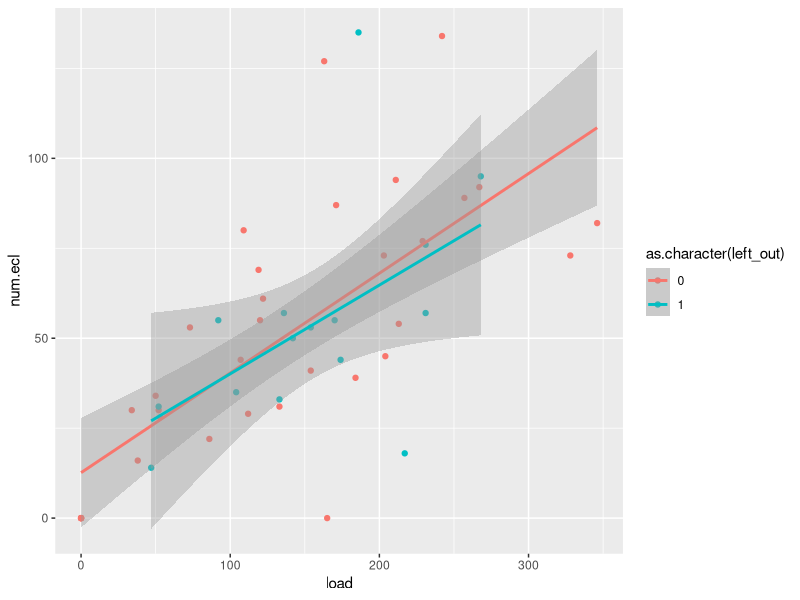
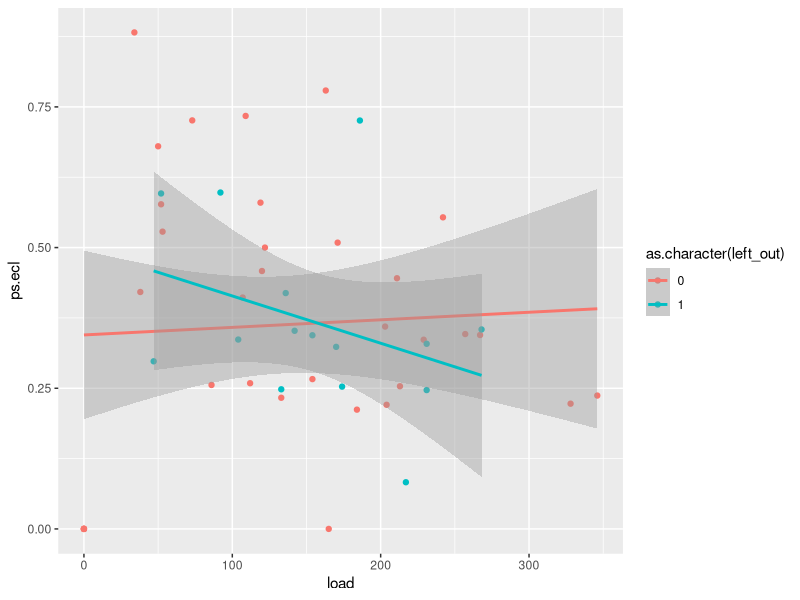

Here is the R script that generated these plots, in order:
#TVR Replication of mean 30C treatments (spring 2020), cleaning, prelim analyses, adding to full data set

#load libraries
library(scales)
library(readr)
library(nlme)
library(lme4)
library(lmerTest)
library(ggplot2)
library(car)
library(tidyr)
library(mgcv)
library(dplyr)


#load data

tvr <- read_csv("data files/Ms-Cc_tv_rep_30_no-wowe-diss_3-9-2020.csv", 
                col_types = cols(temp.var = col_factor(levels = c("0", "10")), 
                                 treatment = col_factor(levels = c("control", "para"))))
View(tvr)



#-----------------------

#convert dates to julian day

##Converts x into julian date
j.date<-function(x){
  strptime(x, "%m/%d")$yday+1
}


#Takes all columns that have "date." in the name, and converts contents to Julian day using j.date function. Renames columns (adds a 
##j to end of column name), and binds the out put julian day columns to the original data set

lapj.date<-function(df){
  date.j<-lapply(df[,grep("date.",colnames(df))],j.date)
  date.j<-as.data.frame(date.j)
  colnames(date.j)<-paste(colnames(date.j), "j", sep = ".")
  output.df<-cbind(df,date.j)
  output.df
}



tvr <- lapj.date(tvr)


#create a "died" and a "died.bf5" sorting column

tvr$date.died.j[is.na(tvr$date.died.j)]<-0
tvr$date.5.j[is.na(tvr$date.5.j)] <- 0
tvr$died <- ifelse(tvr$date.died.j > 0, 1, 0)
tvr$died.bf5 <- ifelse(tvr$date.died > 0 & tvr$date.5.j==0, 1, 0)

tvr$date.5.j[tvr$date.5.j==0] <- NA

#------------------------


#calculate development times

#for host/caterpillars
tvr$tt3 <- tvr$date.3.j - tvr$date.hatch.j
tvr$tt4 <- tvr$date.4.j - tvr$date.hatch.j
tvr$tt5 <- tvr$date.5.j - tvr$date.hatch.j
tvr$ttwand <- tvr$date.wand.j - tvr$date.hatch.j
tvr$ttem.h <- tvr$date.em.j - tvr$date.hatch.j
tvr$ttcull <- tvr$date.cull.j - tvr$date.hatch.j


#for wasps
tvr$ttem.w <- tvr$date.em.j - tvr$date.ovp.j
tvr$ttecl <- tvr$date.ecl.j - tvr$date.ovp.j


#Wasp survival metrics
tvr$num.em[is.na(tvr$num.em)] <- 0
tvr$num.ecl[is.na(tvr$num.ecl)] <- 0
tvr$load[is.na(tvr$load)] <- 0

tvr$ps.em <- tvr$num.em / tvr$load
tvr$ps.ecl <- tvr$num.ecl / tvr$load

tvr$ps.em[is.nan(tvr$ps.em)] <- 0
tvr$ps.ecl[is.nan(tvr$ps.ecl)] <- 0


#combine wandering, cull and em into date and mass end columns
tvr$ttend1 <- coalesce(tvr$ttwand, tvr$ttem.h)
tvr$ttend <- coalesce(tvr$ttend1, tvr$ttcull)
tvr$ttend1 <- NULL

tvr$mass.end1 <- coalesce(tvr$mass.wand, tvr$mass.48em)
tvr$mass.end <- coalesce(tvr$mass.cull, tvr$mass.end1)
tvr$mass.end1 <- NULL


#make a class column to indicate stage of outcome (wand, cull, em)
tvr$date.wand.j[is.na(tvr$date.wand.j)] <- 0
tvr$date.em.j[is.na(tvr$date.em.j)] <- 0
tvr$date.cull.j[is.na(tvr$date.cull.j)] <- 0

tvr$end.class <- ifelse(tvr$date.wand.j > 0, "wand",
                        ifelse(tvr$date.em.j > 0, "em",
                               ifelse(tvr$date.cull.j > 0, "cull", "dead")))



#---------------------

#creating long data set with only live individuals

tvr_cl <- subset(tvr, died==0) 

tvr_lng <- tvr_cl %>% gather(instar, mass, mass.3, mass.4, mass.5, mass.end)
tvr_lng$instar <- gsub("mass.", "", tvr_lng$instar)

tvr_age <- tvr_cl %>% gather(instar, age, tt3, tt4, tt5, ttend)
tvr_age$instar <- gsub("tt", "", tvr_age$instar)
tvr_age <- select(tvr_age, num, treatment, temp.var, instar, age)

tvr_lng <- merge(tvr_lng, tvr_age, by=c("num", "treatment", "temp.var", "instar"))



#--------------------

#looking at how many died in each treatment, both before and after 5th

#combo para and control treatments
table(tvr$temp.var, tvr$died)
table(tvr$temp.var, tvr$died.bf5)

#subset into para and control
tvr_p <- subset(tvr, treatment=="para")
tvr_c <- subset(tvr, treatment=="control")


#table of deaths in para treatment--most deaths occurred here, after 5th (WOWEs that died before culling)
table(tvr_p$temp.var, tvr_p$died)
table(tvr_p$temp.var, tvr_p$died.bf5)

#table of deaths in para treatment
table(tvr_c$temp.var, tvr_c$died)
table(tvr_c$temp.var, tvr_c$died.bf5)




#-----------------------


#exploration of WOWE data

#examine 30.10 para treatment--see how many died that don't have masses
tvr_wowe <- subset(tvr_p, temp.var=="10" & died.bf5==0)


#see how many have date.died and date.culled--none
tvr_wowe$date.cull.j[is.na(tvr_wowe$date.cull.j)] <- 0
which(tvr_wowe$date.died.j > 0 & tvr_wowe$date.cull.j >0)

#see if any that had died==1 have notes about mass at death in the notes column
tvr_dw <- subset(tvr_wowe, died==1)
tvr_lw <- subset(tvr_wowe, died==0)

notes <- tvr_dw[, c("num", "died", "notes")]
View(notes)

notes2 <- tvr_lw[, c("num", "died", "notes")]
View(notes2)


#search for the phrase "culled early" in notes for WOWEs with out a date died
grep("culled early", tvr_lw$notes)

#create a column to indicate if a WOWE was culled early
tvr_lw$early_cull <- ifelse(grepl("culled early", tvr_lw$notes)=="TRUE", 1, 0)

check <- tvr_lw[, c("num", "date.p5.1", "date.p5.2", "date.p5.3", "date.cull.j", "early_cull")]
View(check)



#calculate development times for post 5th measurements
tvr_lw$ttp5.1 <- tvr_lw$date.p5.1.j - tvr_lw$date.hatch.j
tvr_lw$ttp5.2 <- tvr_lw$date.p5.2.j - tvr_lw$date.hatch.j
tvr_lw$ttp5.3 <- tvr_lw$date.p5.3.j - tvr_lw$date.hatch.j



#create long data frame of live wowes, for age and mass at each post 5th measurement and at cull
tvr_lw1 <- tvr_lw %>% gather(p5.meas, mass, mass.p5.1, mass.p5.2, mass.p5.3, mass.end)
tvr_lw1$p5.meas <- gsub("mass.", "", tvr_lw1$p5.meas)


tvrlw2 <- tvr_lw %>% gather(p5.meas, age, ttp5.1, ttp5.2, ttp5.3, ttend)
tvrlw2$p5.meas <- gsub("tt", "", tvrlw2$p5.meas)
tvrlw2 <- select(tvrlw2, num, p5.meas, age)


tvr_wlng <- merge(tvr_lw1, tvrlw2, by=c("num", "p5.meas"))


#----------------------

#investigate whether individuals that were left out at wasp emergence had a difference in wasp survival

#subset to only those that should have had emergence (tv = 0)
tvr_pem <- subset(tvr_p, temp.var==0)

#convert NAs to 0 for the left_out column
tvr_pem$left_out[is.na(tvr_pem$left_out)]<-0

#plot num_ecl against load, colored by left_out column
leftout_plot <- ggplot(tvr_pem, aes(x=load, y=num.ecl, color=as.character(left_out)))
leftout_plot + geom_point(
) + geom_smooth(method="lm")


#plot psecl against load, colored by left_out column
leftout_plot2 <- ggplot(tvr_pem, aes(x=load, y=ps.ecl, color=as.character(left_out)))
leftout_plot2 + geom_point(
) + geom_smooth(method="lm")


#quick and dirty linear model of num.ecl
leftout_mod <- lm(num.ecl ~ load * left_out,
                  data=tvr_pem,
                  na.action = na.omit)

anova(leftout_mod)
summary(leftout_mod)



#quick and dirty linear model of ps.ecl
leftout_mod2 <- lm(ps.ecl ~ left_out,
                  data=tvr_pem,
                  na.action = na.omit)

anova(leftout_mod2)
summary(leftout_mod2)


#-------------------------

#write to csv file, with datasets with and without dead individuals

write.csv(tvr, "Ms-Cc_tv-rep-30_ed.csv", row.names = FALSE)
write.csv(tvr_cl, "Ms-Cc_tv-rep-30_clean.csv",row.names = FALSE)
write.csv(tvr_lng, "Ms-Cc_tv-rep-30_cl_lng.csv", row.names = FALSE)

write.csv(tvr_wlng, "Ms-Cc_tv-rep-30_WOWES_lng.csv", row.names = FALSE)
write.csv(tvr_lw, "Ms-Cc_tv-rep-30_WOWES.csv", row.names = FALSE)
